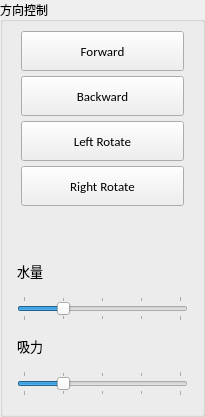
             <widget class="QGroupBox" name="groupbox_tcp_serverl_set_2">
              <property name="sizePolicy">
               <sizepolicy hsizetype="Expanding" vsizetype="Expanding">
                <horstretch>1</horstretch>
                <verstretch>0</verstretch>
               </sizepolicy>
              </property>
              <property name="minimumSize">
               <size>
                <width>205</width>
                <height>0</height>
               </size>
              </property>
              <property name="maximumSize">
               <size>
                <width>16777215</width>
                <height>16777215</height>
               </size>
              </property>
              <property name="font">
               <font>
                <family>Calibri</family>
                <pointsize>9</pointsize>
               </font>
              </property>
              <property name="title">
               <string>方向控制</string>
              </property>
              <layout class="QGridLayout" name="gridLayout_10">
               <property name="leftMargin">
                <number>9</number>
               </property>
               <property name="topMargin">
                <number>9</number>
               </property>
               <property name="rightMargin">
                <number>9</number>
               </property>
               <property name="bottomMargin">
                <number>9</number>
               </property>
               <property name="spacing">
                <number>6</number>
               </property>
               <item row="0" column="0">
                <layout class="QVBoxLayout" name="verticalLayout_4">
                 <property name="spacing">
                  <number>5</number>
                 </property>
                 <property name="leftMargin">
                  <number>9</number>
                 </property>
                 <property name="topMargin">
                  <number>0</number>
                 </property>
                 <property name="rightMargin">
                  <number>9</number>
                 </property>
                 <item>
                  <layout class="QVBoxLayout" name="verticalLayout_5"/>
                 </item>
                 <item>
                  <widget class="QPushButton" name="pushButton_cmd_forward">
                   <property name="sizePolicy">
                    <sizepolicy hsizetype="Expanding" vsizetype="Expanding">
                     <horstretch>0</horstretch>
                     <verstretch>1</verstretch>
                    </sizepolicy>
                   </property>
                   <property name="minimumSize">
                    <size>
                     <width>80</width>
                     <height>40</height>
                    </size>
                   </property>
                   <property name="font">
                    <font>
                     <family>Calibri</family>
                     <pointsize>10</pointsize>
                    </font>
                   </property>
                   <property name="text">
                    <string>Forward</string>
                   </property>
                  </widget>
                 </item>
                 <item>
                  <widget class="QPushButton" name="pushButton_cmd_backward">
                   <property name="sizePolicy">
                    <sizepolicy hsizetype="Expanding" vsizetype="Expanding">
                     <horstretch>0</horstretch>
                     <verstretch>1</verstretch>
                    </sizepolicy>
                   </property>
                   <property name="minimumSize">
                    <size>
                     <width>0</width>
                     <height>40</height>
                    </size>
                   </property>
                   <property name="font">
                    <font>
                     <family>Calibri</family>
                     <pointsize>10</pointsize>
                    </font>
                   </property>
                   <property name="text">
                    <string>Backward</string>
                   </property>
                  </widget>
                 </item>
                 <item>
                  <widget class="QPushButton" name="pushButton_cmd_left_rotate">
                   <property name="sizePolicy">
                    <sizepolicy hsizetype="Expanding" vsizetype="Expanding">
                     <horstretch>0</horstretch>
                     <verstretch>1</verstretch>
                    </sizepolicy>
                   </property>
                   <property name="minimumSize">
                    <size>
                     <width>0</width>
                     <height>40</height>
                    </size>
                   </property>
                   <property name="font">
                    <font>
                     <family>Calibri</family>
                     <pointsize>10</pointsize>
                    </font>
                   </property>
                   <property name="text">
                    <string>Left Rotate</string>
                   </property>
                  </widget>
                 </item>
                 <item>
                  <widget class="QPushButton" name="pushButton_cmd_right_rotate">
                   <property name="sizePolicy">
                    <sizepolicy hsizetype="Expanding" vsizetype="Expanding">
                     <horstretch>0</horstretch>
                     <verstretch>1</verstretch>
                    </sizepolicy>
                   </property>
                   <property name="minimumSize">
                    <size>
                     <width>0</width>
                     <height>40</height>
                    </size>
                   </property>
                   <property name="font">
                    <font>
                     <family>Calibri</family>
                     <pointsize>10</pointsize>
                    </font>
                   </property>
                   <property name="text">
                    <string>Right Rotate</string>
                   </property>
                  </widget>
                 </item>
                </layout>
               </item>
               <item row="2" column="0">
                <layout class="QVBoxLayout" name="verticalLayout_12">
                 <property name="spacing">
                  <number>15</number>
                 </property>
                 <property name="leftMargin">
                  <number>5</number>
                 </property>
                 <property name="topMargin">
                  <number>9</number>
                 </property>
                 <property name="rightMargin">
                  <number>5</number>
                 </property>
                 <property name="bottomMargin">
                  <number>9</number>
                 </property>
                 <item>
                  <widget class="QLabel" name="label_10">
                   <property name="font">
                    <font>
                     <family>Calibri</family>
                     <pointsize>10</pointsize>
                    </font>
                   </property>
                   <property name="text">
                    <string>水量</string>
                   </property>
                  </widget>
                 </item>
                 <item>
                  <widget class="QSlider" name="slider_water_lever_set">
                   <property name="mouseTracking">
                    <bool>true</bool>
                   </property>
                   <property name="maximum">
                    <number>100</number>
                   </property>
                   <property name="singleStep">
                    <number>25</number>
                   </property>
                   <property name="pageStep">
                    <number>25</number>
                   </property>
                   <property name="value">
                    <number>25</number>
                   </property>
                   <property name="sliderPosition">
                    <number>25</number>
                   </property>
                   <property name="tracking">
                    <bool>false</bool>
                   </property>
                   <property name="orientation">
                    <enum>Qt::Horizontal</enum>
                   </property>
                   <property name="tickPosition">
                    <enum>QSlider::TicksBothSides</enum>
                   </property>
                  </widget>
                 </item>
                 <item>
                  <widget class="QLabel" name="label_11">
                   <property name="font">
                    <font>
                     <family>Calibri</family>
                     <pointsize>10</pointsize>
                    </font>
                   </property>
                   <property name="text">
                    <string>吸力</string>
                   </property>
                  </widget>
                 </item>
                 <item>
                  <widget class="QSlider" name="slider_vacuumr_lever_set">
                   <property name="minimumSize">
                    <size>
                     <width>90</width>
                     <height>0</height>
                    </size>
                   </property>
                   <property name="maximum">
                    <number>100</number>
                   </property>
                   <property name="singleStep">
                    <number>25</number>
                   </property>
                   <property name="pageStep">
                    <number>25</number>
                   </property>
                   <property name="sliderPosition">
                    <number>25</number>
                   </property>
                   <property name="orientation">
                    <enum>Qt::Horizontal</enum>
                   </property>
                   <property name="tickPosition">
                    <enum>QSlider::TicksBothSides</enum>
                   </property>
                  </widget>
                 </item>
                </layout>
               </item>
               <item row="1" column="0">
                <spacer name="verticalSpacer_6">
                 <property name="orientation">
                  <enum>Qt::Vertical</enum>
                 </property>
                 <property name="sizeHint" stdset="0">
                  <size>
                   <width>20</width>
                   <height>40</height>
                  </size>
                 </property>
                </spacer>
               </item>
              </layout>
             </widget>
